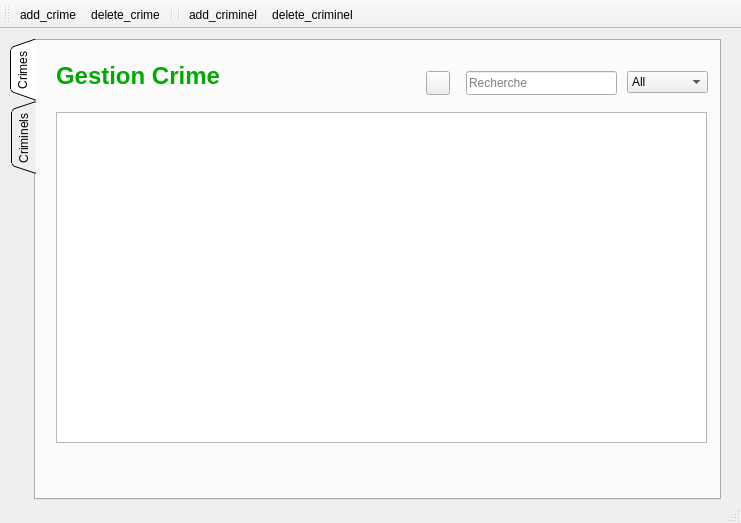
<?xml version="1.0" encoding="UTF-8"?>
<ui version="4.0">
 <class>gestion_selmen</class>
 <widget class="QMainWindow" name="gestion_selmen">
  <property name="geometry">
   <rect>
    <x>0</x>
    <y>0</y>
    <width>741</width>
    <height>523</height>
   </rect>
  </property>
  <property name="windowTitle">
   <string>MainWindow</string>
  </property>
  <widget class="QWidget" name="centralwidget">
   <widget class="QTabWidget" name="tabWidget">
    <property name="geometry">
     <rect>
      <x>10</x>
      <y>10</y>
      <width>711</width>
      <height>461</height>
     </rect>
    </property>
    <property name="styleSheet">
     <string notr="true"/>
    </property>
    <property name="tabPosition">
     <enum>QTabWidget::West</enum>
    </property>
    <property name="tabShape">
     <enum>QTabWidget::Triangular</enum>
    </property>
    <property name="currentIndex">
     <number>0</number>
    </property>
    <widget class="QWidget" name="tab">
     <attribute name="title">
      <string>Crimes</string>
     </attribute>
     <widget class="QLineEdit" name="rech_crime">
      <property name="geometry">
       <rect>
        <x>430</x>
        <y>30</y>
        <width>151</width>
        <height>24</height>
       </rect>
      </property>
      <property name="text">
       <string/>
      </property>
      <property name="placeholderText">
       <string>Recherche</string>
      </property>
      <property name="clearButtonEnabled">
       <bool>true</bool>
      </property>
     </widget>
     <widget class="QTableView" name="table_crime">
      <property name="geometry">
       <rect>
        <x>20</x>
        <y>71</y>
        <width>651</width>
        <height>331</height>
       </rect>
      </property>
      <property name="styleSheet">
       <string notr="true"/>
      </property>
      <property name="sortingEnabled">
       <bool>true</bool>
      </property>
      <attribute name="horizontalHeaderCascadingSectionResizes">
       <bool>true</bool>
      </attribute>
      <attribute name="horizontalHeaderShowSortIndicator" stdset="0">
       <bool>true</bool>
      </attribute>
      <attribute name="horizontalHeaderStretchLastSection">
       <bool>false</bool>
      </attribute>
     </widget>
     <widget class="QLabel" name="label">
      <property name="geometry">
       <rect>
        <x>20</x>
        <y>20</y>
        <width>221</width>
        <height>31</height>
       </rect>
      </property>
      <property name="text">
       <string>&lt;html&gt;&lt;head/&gt;&lt;body&gt;&lt;p&gt;&lt;span style=&quot; font-size:18pt; font-weight:600; color:#00aa00;&quot;&gt;Gestion Crime&lt;/span&gt;&lt;/p&gt;&lt;/body&gt;&lt;/html&gt;</string>
      </property>
     </widget>
     <widget class="QComboBox" name="crime_sel_col">
      <property name="geometry">
       <rect>
        <x>591</x>
        <y>30</y>
        <width>81</width>
        <height>22</height>
       </rect>
      </property>
      <property name="layoutDirection">
       <enum>Qt::LeftToRight</enum>
      </property>
      <property name="autoFillBackground">
       <bool>true</bool>
      </property>
      <item>
       <property name="text">
        <string>All</string>
       </property>
      </item>
      <item>
       <property name="text">
        <string>ID</string>
       </property>
      </item>
      <item>
       <property name="text">
        <string>Date</string>
       </property>
      </item>
      <item>
       <property name="text">
        <string>Type</string>
       </property>
      </item>
      <item>
       <property name="text">
        <string>Nb Criminels</string>
       </property>
      </item>
     </widget>
     <widget class="QPushButton" name="stat_crime">
      <property name="geometry">
       <rect>
        <x>390</x>
        <y>30</y>
        <width>24</width>
        <height>24</height>
       </rect>
      </property>
      <property name="styleSheet">
       <string notr="true">background-image: url(:/res/img/unnamed.png);</string>
      </property>
      <property name="text">
       <string/>
      </property>
     </widget>
    </widget>
    <widget class="QWidget" name="tab_2">
     <property name="autoFillBackground">
      <bool>true</bool>
     </property>
     <property name="locale">
      <locale language="French" country="France"/>
     </property>
     <attribute name="title">
      <string>Criminels</string>
     </attribute>
     <widget class="QTableView" name="table_criminel">
      <property name="geometry">
       <rect>
        <x>10</x>
        <y>70</y>
        <width>651</width>
        <height>361</height>
       </rect>
      </property>
      <property name="styleSheet">
       <string notr="true"/>
      </property>
      <property name="selectionMode">
       <enum>QAbstractItemView::ExtendedSelection</enum>
      </property>
      <property name="sortingEnabled">
       <bool>true</bool>
      </property>
      <attribute name="horizontalHeaderShowSortIndicator" stdset="0">
       <bool>false</bool>
      </attribute>
     </widget>
     <widget class="QLabel" name="label_4">
      <property name="geometry">
       <rect>
        <x>30</x>
        <y>20</y>
        <width>221</width>
        <height>31</height>
       </rect>
      </property>
      <property name="text">
       <string>&lt;html&gt;&lt;head/&gt;&lt;body&gt;&lt;p&gt;&lt;span style=&quot; font-size:18pt; font-weight:600; color:#00aa00;&quot;&gt;Gestion Criminels&lt;/span&gt;&lt;/p&gt;&lt;/body&gt;&lt;/html&gt;</string>
      </property>
     </widget>
     <widget class="QLineEdit" name="rech_criminel">
      <property name="geometry">
       <rect>
        <x>430</x>
        <y>30</y>
        <width>141</width>
        <height>24</height>
       </rect>
      </property>
      <property name="placeholderText">
       <string>Recherche</string>
      </property>
      <property name="clearButtonEnabled">
       <bool>true</bool>
      </property>
     </widget>
     <widget class="QComboBox" name="criminel_sel_col">
      <property name="geometry">
       <rect>
        <x>580</x>
        <y>30</y>
        <width>81</width>
        <height>22</height>
       </rect>
      </property>
      <property name="autoFillBackground">
       <bool>false</bool>
      </property>
      <property name="styleSheet">
       <string notr="true">rgb(85, 170, 0)</string>
      </property>
      <item>
       <property name="text">
        <string>All</string>
       </property>
      </item>
      <item>
       <property name="text">
        <string>ID</string>
       </property>
      </item>
      <item>
       <property name="text">
        <string>Nom</string>
       </property>
      </item>
      <item>
       <property name="text">
        <string>Prenom</string>
       </property>
      </item>
      <item>
       <property name="text">
        <string>Crime</string>
       </property>
      </item>
     </widget>
    </widget>
   </widget>
  </widget>
  <widget class="QMenuBar" name="menubar">
   <property name="geometry">
    <rect>
     <x>0</x>
     <y>0</y>
     <width>741</width>
     <height>22</height>
    </rect>
   </property>
  </widget>
  <widget class="QStatusBar" name="statusbar"/>
  <widget class="QToolBar" name="toolBar">
   <property name="windowTitle">
    <string>toolBar</string>
   </property>
   <attribute name="toolBarArea">
    <enum>TopToolBarArea</enum>
   </attribute>
   <attribute name="toolBarBreak">
    <bool>false</bool>
   </attribute>
   <addaction name="actionadd_crime"/>
   <addaction name="actiondelete_crime"/>
   <addaction name="separator"/>
   <addaction name="separator"/>
   <addaction name="actionadd_criminel"/>
   <addaction name="actiondelete_criminel"/>
  </widget>
  <action name="actionadd_crime">
   <property name="icon">
    <iconset resource="Resources.qrc">
     <normaloff>:/res/img/Add-icon.png</normaloff>:/res/img/Add-icon.png</iconset>
   </property>
   <property name="text">
    <string>add_crime</string>
   </property>
   <property name="shortcut">
    <string>Ctrl+A</string>
   </property>
  </action>
  <action name="actiondelete_crime">
   <property name="icon">
    <iconset resource="Resources.qrc">
     <normaloff>:/res/img/delete-icon.png</normaloff>:/res/img/delete-icon.png</iconset>
   </property>
   <property name="text">
    <string>delete_crime</string>
   </property>
   <property name="shortcut">
    <string>Ctrl+D</string>
   </property>
  </action>
  <action name="actionadd_criminel">
   <property name="icon">
    <iconset resource="Resources.qrc">
     <normaloff>:/res/img/download.png</normaloff>:/res/img/download.png</iconset>
   </property>
   <property name="text">
    <string>add_criminel</string>
   </property>
   <property name="shortcut">
    <string>Ctrl+Shift+A</string>
   </property>
  </action>
  <action name="actiondelete_criminel">
   <property name="icon">
    <iconset resource="Resources.qrc">
     <normaloff>:/res/img/images.png</normaloff>:/res/img/images.png</iconset>
   </property>
   <property name="text">
    <string>delete_criminel</string>
   </property>
   <property name="shortcut">
    <string>Ctrl+Shift+D</string>
   </property>
  </action>
 </widget>
 <resources>
  <include location="Resources.qrc"/>
 </resources>
 <connections/>
</ui>
